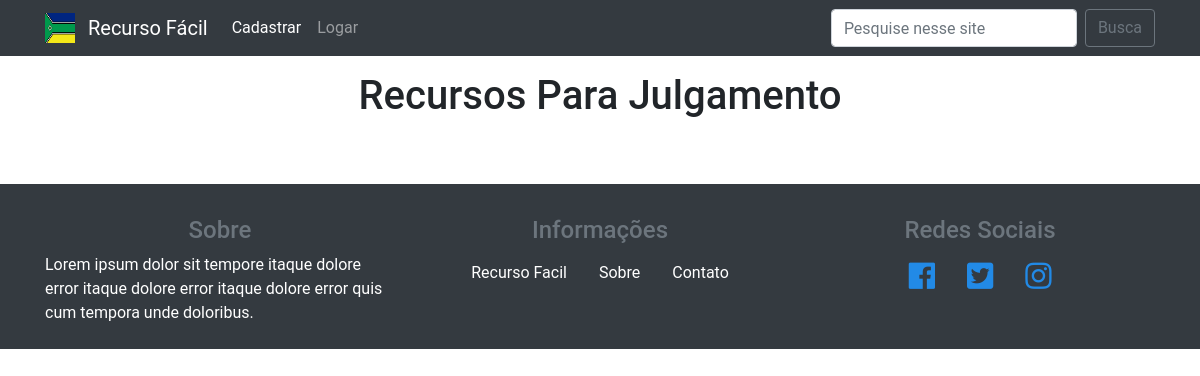
The app's page /lista-recursos.php, older data.
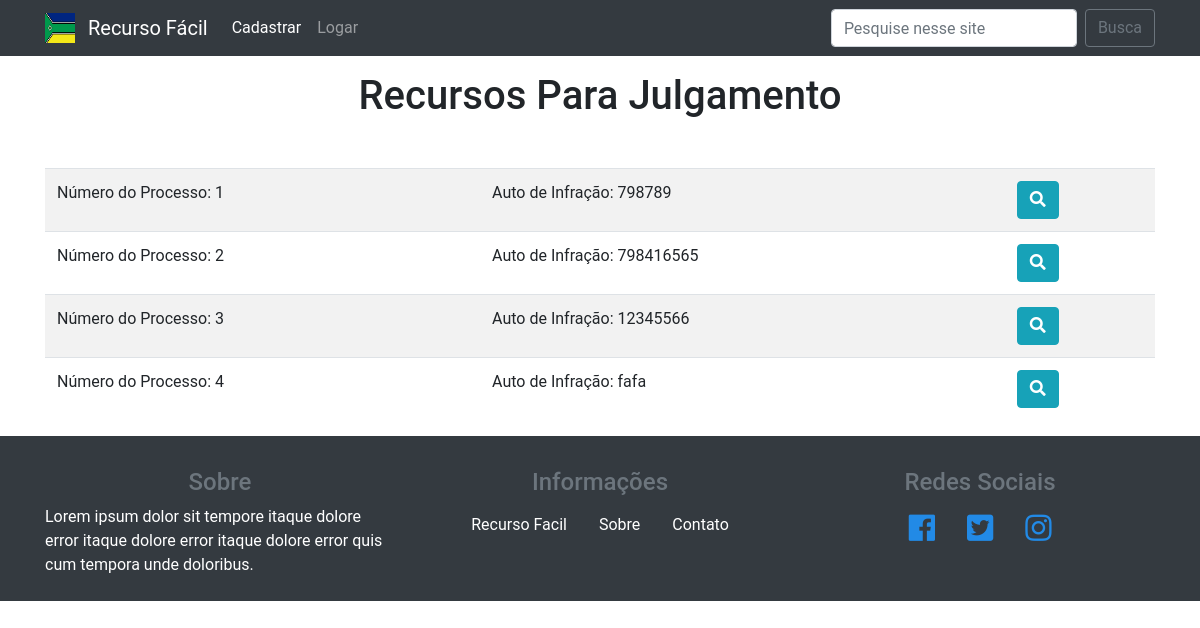
The same page, newer data.
### tables this page shows
CREATE TABLE `recursos` (
  `id` int(11) NOT NULL,
  `auto_de_infracao` varchar(20) NOT NULL,
  `usuario_id` int(11) NOT NULL,
  `cnh` varchar(20) NOT NULL,
  `cnh_arquivo` varchar(100) NOT NULL,
  `veiculo_arquivo` varchar(100) NOT NULL,
  `endereco_arquivo` varchar(100) NOT NULL,
  `multa_arquivo` varchar(100) NOT NULL,
  `comprovante_taxa_arquivo` varchar(100) NOT NULL,
  `procuracao_arquivo` varchar(100) DEFAULT NULL,
  `outros_documentos` varchar(100) DEFAULT NULL,
  `razoes` varchar(2000) NOT NULL
);

### classes/Recurso.php (called while the page is built, shortened)
<?php
class Recurso
{
	public function listar()
    {
        $query = "SELECT id, auto_de_infracao FROM recursos";
        $conexao = Conexao::pegarConexao();
        $resultado = $conexao->query($query);
        $lista = $resultado->fetchAll();
        return $lista;
    }
}

### lista-recursos.php (the view)
<?php
	require_once 'classes/Recurso.php';
	$recurso = new Recurso();
	$lista = $recurso->listar();
	require_once 'header.php';
?>
<h1 class="text-center mb-5 mt-3 display-5s">Recursos Para Julgamento</h1>
<div class="container">
<table class="table table-striped">
<?php foreach ($lista as $l): ?>
<tr>
	<td>Número do Processo: <?= $l['id'] ?></td>
	<td>Auto de Infração: <?= $l['auto_de_infracao'] ?></td>
	<td class="ml-2"><a href="recurso.php?id=<?=$l['id'] ?>" class="btn btn-info"><i class="fas fa-search"></i></a></td>
</tr>
<?php endforeach ?>
</table>
</div>
<?php require_once 'footer.php'; ?>

Row changes from the older to the newer data that the page shows:
added recursos: id "1", auto_de_infracao "798789"
added recursos: id "2", auto_de_infracao "798416565"
added recursos: id "3", auto_de_infracao "12345566"
added recursos: id "4", auto_de_infracao "fafa"
